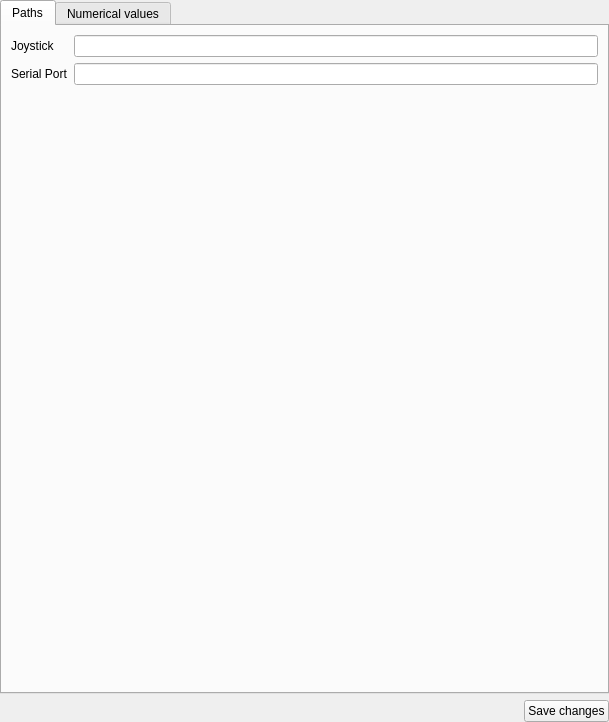
<?xml version="1.0" encoding="UTF-8"?>
<ui version="4.0">
 <class>SettingsWidget</class>
 <widget class="QWidget" name="SettingsWidget">
  <property name="geometry">
   <rect>
    <x>0</x>
    <y>0</y>
    <width>609</width>
    <height>722</height>
   </rect>
  </property>
  <property name="windowTitle">
   <string>Form</string>
  </property>
  <layout class="QVBoxLayout" name="verticalLayout_7">
   <property name="margin">
    <number>0</number>
   </property>
   <item>
    <widget class="QTabWidget" name="tabWidget">
     <property name="currentIndex">
      <number>0</number>
     </property>
     <widget class="QWidget" name="tab">
      <attribute name="title">
       <string>Paths</string>
      </attribute>
      <layout class="QVBoxLayout" name="verticalLayout_5">
       <item>
        <layout class="QHBoxLayout" name="horizontalLayout_4">
         <item>
          <layout class="QVBoxLayout" name="verticalLayout">
           <item>
            <widget class="QLabel" name="label">
             <property name="text">
              <string>Joystick</string>
             </property>
            </widget>
           </item>
           <item>
            <widget class="QLabel" name="label_2">
             <property name="text">
              <string>Serial Port</string>
             </property>
            </widget>
           </item>
          </layout>
         </item>
         <item>
          <layout class="QVBoxLayout" name="verticalLayout_2">
           <item>
            <widget class="QLineEdit" name="lineEditJoystick">
             <property name="text">
              <string/>
             </property>
            </widget>
           </item>
           <item>
            <widget class="QLineEdit" name="lineEditSerialPort">
             <property name="text">
              <string/>
             </property>
            </widget>
           </item>
          </layout>
         </item>
        </layout>
       </item>
       <item>
        <spacer name="verticalSpacer_2">
         <property name="orientation">
          <enum>Qt::Vertical</enum>
         </property>
         <property name="sizeHint" stdset="0">
          <size>
           <width>20</width>
           <height>212</height>
          </size>
         </property>
        </spacer>
       </item>
      </layout>
     </widget>
     <widget class="QWidget" name="tab_2">
      <attribute name="title">
       <string>Numerical values</string>
      </attribute>
      <layout class="QVBoxLayout" name="verticalLayout_6">
       <item>
        <layout class="QHBoxLayout" name="horizontalLayout">
         <item>
          <layout class="QVBoxLayout" name="verticalLayout_3">
           <item>
            <widget class="QLabel" name="label_3">
             <property name="text">
              <string>PWR Stepsize</string>
             </property>
            </widget>
           </item>
           <item>
            <widget class="QLabel" name="label_4">
             <property name="text">
              <string>PWR Maxval</string>
             </property>
            </widget>
           </item>
           <item>
            <widget class="QLabel" name="label_5">
             <property name="text">
              <string>PWR-axis Hysteres</string>
             </property>
            </widget>
           </item>
           <item>
            <widget class="QLabel" name="label_7">
             <property name="text">
              <string>Steering offset</string>
             </property>
            </widget>
           </item>
           <item>
            <widget class="QLabel" name="label_8">
             <property name="text">
              <string>Joystick max speed (m/s)</string>
             </property>
            </widget>
           </item>
          </layout>
         </item>
         <item>
          <layout class="QVBoxLayout" name="verticalLayout_4">
           <item>
            <widget class="QSpinBox" name="spinBoxStep">
             <property name="maximum">
              <number>10000</number>
             </property>
             <property name="singleStep">
              <number>500</number>
             </property>
            </widget>
           </item>
           <item>
            <widget class="QSpinBox" name="spinBoxMaxVal">
             <property name="maximum">
              <number>100000</number>
             </property>
             <property name="singleStep">
              <number>5000</number>
             </property>
            </widget>
           </item>
           <item>
            <widget class="QSpinBox" name="spinBoxHysteres">
             <property name="maximum">
              <number>127</number>
             </property>
            </widget>
           </item>
           <item>
            <widget class="QSpinBox" name="spinBoxSteeringOffset">
             <property name="minimum">
              <number>-128</number>
             </property>
             <property name="maximum">
              <number>127</number>
             </property>
            </widget>
           </item>
           <item>
            <widget class="QDoubleSpinBox" name="maxSpeedSpinBox"/>
           </item>
          </layout>
         </item>
        </layout>
       </item>
       <item>
        <spacer name="verticalSpacer">
         <property name="orientation">
          <enum>Qt::Vertical</enum>
         </property>
         <property name="sizeHint" stdset="0">
          <size>
           <width>20</width>
           <height>214</height>
          </size>
         </property>
        </spacer>
       </item>
      </layout>
     </widget>
    </widget>
   </item>
   <item>
    <layout class="QHBoxLayout" name="horizontalLayout_3">
     <item>
      <spacer name="horizontalSpacer">
       <property name="orientation">
        <enum>Qt::Horizontal</enum>
       </property>
       <property name="sizeHint" stdset="0">
        <size>
         <width>40</width>
         <height>20</height>
        </size>
       </property>
      </spacer>
     </item>
     <item>
      <widget class="QPushButton" name="pushButtonSave">
       <property name="text">
        <string>Save changes</string>
       </property>
      </widget>
     </item>
    </layout>
   </item>
  </layout>
 </widget>
 <resources/>
 <connections/>
</ui>
